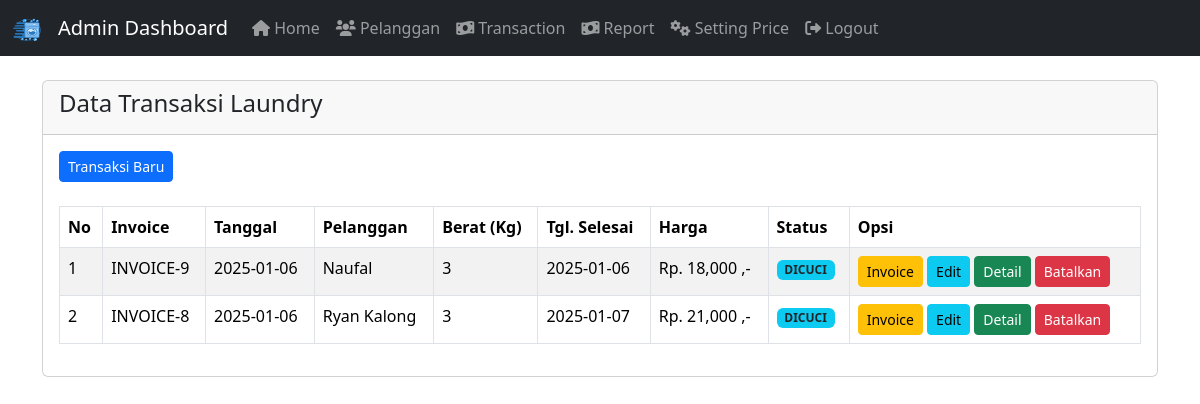
Screenshot of /admin/transaksi.php (signed in) with the database file from the repository.
### tables this page shows
CREATE TABLE `pelanggan` (
  `idPelanggan` int(11) NOT NULL,
  `namaPelanggan` varchar(255) NOT NULL,
  `hpPelanggan` varchar(20) NOT NULL,
  `alamatPelanggan` text NOT NULL
);

CREATE TABLE `transaksi` (
  `transaksi_id` int(11) NOT NULL,
  `transaksi_tgl` date NOT NULL,
  `transaksi_pelanggan` int(11) NOT NULL,
  `transaksi_harga` int(11) NOT NULL,
  `transaksi_berat` int(11) NOT NULL,
  `transaksi_tgl_selesai` date NOT NULL,
  `transaksi_status` int(11) NOT NULL
);

### admin/transaksi.php (the view)
<?php include 'header.php'; ?>
<div class="container mt-4">
    <div class="card">
        <div class="card-header">
            <h4>Data Transaksi Laundry</h4>
        </div>
        <div class="card-body">
            <a href="transaksi_tambah.php" class="btn btn-primary btn-sm"><i class="bi bi-plus"></i> Transaksi Baru</a>
            <br><br>
            <table class="table table-bordered table-striped" id="table-datatable">
                <thead>
                    <tr>
                        <th>No</th>
                        <th>Invoice</th>
                        <th>Tanggal</th>
                        <th>Pelanggan</th>
                        <th>Berat (Kg)</th>
                        <th>Tgl. Selesai</th>
                        <th>Harga</th>
                        <th>Status</th>
                        <th>Opsi</th>
                    </tr>
                </thead>
                <tbody>
                    <?php
                    include '../koneksi.php';
                    $data = mysqli_query($conn, "SELECT * FROM pelanggan, transaksi WHERE transaksi_pelanggan = idPelanggan ORDER BY transaksi_id DESC");
                    $no = 1;
                    while ($d = mysqli_fetch_array($data)) {
                    ?>
                        <tr>
                            <td><?php echo $no++; ?></td>
                            <td>INVOICE-<?php echo $d['transaksi_id']; ?></td>
                            <td><?php echo $d['transaksi_tgl']; ?></td>
                            <td><?php echo $d['namaPelanggan']; ?></td>
                            <td><?php echo $d['transaksi_berat']; ?></td>
                            <td><?php echo $d['transaksi_tgl_selesai']; ?></td>
                            <td><?php echo "Rp. " . number_format($d['transaksi_harga']) . " ,-"; ?></td>
                            <td>
                                <?php
                                if ($d['transaksi_status'] == "0") {
                                    echo "<span class='badge bg-warning text-dark'>PROSES</span>";
                                } elseif ($d['transaksi_status'] == "1") {
                                    echo "<span class='badge bg-info text-dark'>DICUCI</span>";
                                } elseif ($d['transaksi_status'] == "2") {
                                    echo "<span class='badge bg-success'>SELESAI</span>";
                                }
                                ?>
                            </td>
                            <td>
                                <a href="transaksi_invoice.php?id=<?php echo $d['transaksi_id']; ?>" target="_blank"
                                    class="btn btn-warning btn-sm">Invoice</a>
                                <a href="transaksi_edit.php?id=<?php echo $d['transaksi_id']; ?>"
                                    class="btn btn-info btn-sm">Edit</a>
                                <a href="transaksi_detail.php?id=<?php echo $d['transaksi_id']; ?>"
                                    class="btn btn-success btn-sm">Detail</a>
                                <a href="transaksi_hapus.php?id=<?php echo $d['transaksi_id']; ?>"
                                    class="btn btn-danger btn-sm"
                                    onclick="return confirm('Apakah Anda yakin ingin membatalkan transaksi ini?');">Batalkan</a>
                            </td>
                        </tr>
                    <?php } ?>
                </tbody>
            </table>
        </div>
    </div>
</div>

### rows the page displays
pelanggan: transaksi.transaksi_id "9", transaksi.transaksi_tgl "2025-01-06", namaPelanggan "Naufal", transaksi.transaksi_berat "3", transaksi.transaksi_tgl_selesai "2025-01-06", transaksi.transaksi_harga "18,000"
pelanggan: transaksi.transaksi_id "8", transaksi.transaksi_tgl "2025-01-06", namaPelanggan "Ryan Kalong", transaksi.transaksi_berat "3", transaksi.transaksi_tgl_selesai "2025-01-07", transaksi.transaksi_harga "21,000"
